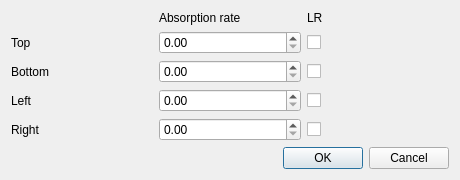
<?xml version="1.0" encoding="UTF-8"?>
<ui version="4.0">
 <class>DomainProperties</class>
 <widget class="QDialog" name="DomainProperties">
  <property name="geometry">
   <rect>
    <x>0</x>
    <y>0</y>
    <width>460</width>
    <height>172</height>
   </rect>
  </property>
  <property name="windowTitle">
   <string>Properties</string>
  </property>
  <layout class="QGridLayout" name="gridLayout_2">
   <item row="2" column="2">
    <widget class="QCheckBox" name="checkBox">
     <property name="text">
      <string/>
     </property>
    </widget>
   </item>
   <item row="0" column="2">
    <widget class="QLabel" name="label_2">
     <property name="text">
      <string>LR</string>
     </property>
    </widget>
   </item>
   <item row="4" column="2">
    <widget class="QCheckBox" name="checkBox_2">
     <property name="text">
      <string/>
     </property>
    </widget>
   </item>
   <item row="4" column="0">
    <widget class="QLabel" name="label_4">
     <property name="text">
      <string>Bottom</string>
     </property>
    </widget>
   </item>
   <item row="5" column="2">
    <widget class="QCheckBox" name="checkBox_3">
     <property name="text">
      <string/>
     </property>
    </widget>
   </item>
   <item row="2" column="0">
    <widget class="QLabel" name="label_3">
     <property name="text">
      <string>Top</string>
     </property>
    </widget>
   </item>
   <item row="6" column="2">
    <widget class="QCheckBox" name="checkBox_4">
     <property name="text">
      <string/>
     </property>
    </widget>
   </item>
   <item row="6" column="0">
    <widget class="QLabel" name="label_6">
     <property name="text">
      <string>Right</string>
     </property>
    </widget>
   </item>
   <item row="0" column="1">
    <widget class="QLabel" name="label">
     <property name="text">
      <string>Absorption rate</string>
     </property>
    </widget>
   </item>
   <item row="5" column="0">
    <widget class="QLabel" name="label_5">
     <property name="text">
      <string>Left</string>
     </property>
    </widget>
   </item>
   <item row="4" column="1">
    <widget class="QDoubleSpinBox" name="doubleSpinBox_2">
     <property name="maximum">
      <double>1.000000000000000</double>
     </property>
     <property name="singleStep">
      <double>0.010000000000000</double>
     </property>
    </widget>
   </item>
   <item row="6" column="1">
    <widget class="QDoubleSpinBox" name="doubleSpinBox_4">
     <property name="maximum">
      <double>1.000000000000000</double>
     </property>
     <property name="singleStep">
      <double>0.010000000000000</double>
     </property>
    </widget>
   </item>
   <item row="5" column="1">
    <widget class="QDoubleSpinBox" name="doubleSpinBox_3">
     <property name="maximum">
      <double>1.000000000000000</double>
     </property>
     <property name="singleStep">
      <double>0.010000000000000</double>
     </property>
    </widget>
   </item>
   <item row="2" column="1">
    <widget class="QDoubleSpinBox" name="doubleSpinBox">
     <property name="maximum">
      <double>1.000000000000000</double>
     </property>
     <property name="singleStep">
      <double>0.010000000000000</double>
     </property>
    </widget>
   </item>
   <item row="7" column="0" colspan="3">
    <widget class="QDialogButtonBox" name="buttonBox">
     <property name="orientation">
      <enum>Qt::Horizontal</enum>
     </property>
     <property name="standardButtons">
      <set>QDialogButtonBox::Cancel|QDialogButtonBox::Ok</set>
     </property>
    </widget>
   </item>
  </layout>
 </widget>
 <resources/>
 <connections>
  <connection>
   <sender>buttonBox</sender>
   <signal>accepted()</signal>
   <receiver>DomainProperties</receiver>
   <slot>accept()</slot>
   <hints>
    <hint type="sourcelabel">
     <x>248</x>
     <y>254</y>
    </hint>
    <hint type="destinationlabel">
     <x>157</x>
     <y>274</y>
    </hint>
   </hints>
  </connection>
  <connection>
   <sender>buttonBox</sender>
   <signal>rejected()</signal>
   <receiver>DomainProperties</receiver>
   <slot>reject()</slot>
   <hints>
    <hint type="sourcelabel">
     <x>316</x>
     <y>260</y>
    </hint>
    <hint type="destinationlabel">
     <x>286</x>
     <y>274</y>
    </hint>
   </hints>
  </connection>
 </connections>
</ui>
